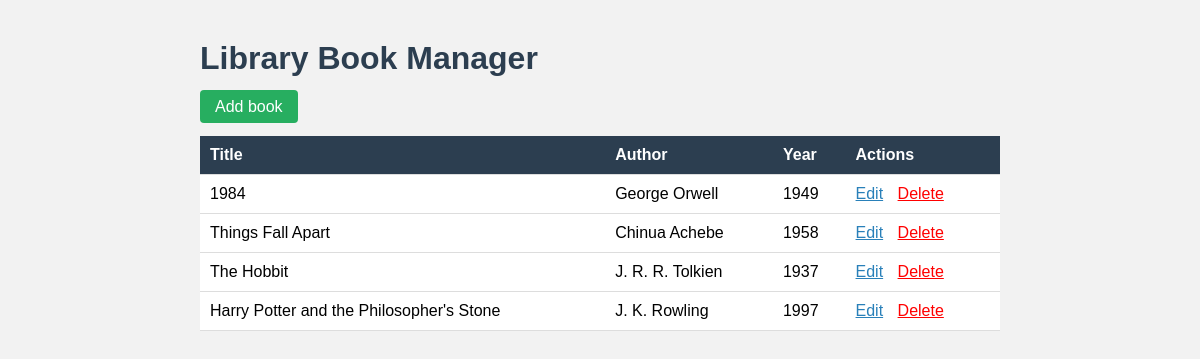
The page / on the database its author committed.
### tables this page shows
CREATE TABLE books (
    id     INTEGER PRIMARY KEY AUTOINCREMENT,
    title  TEXT NOT NULL,
    author TEXT NOT NULL,
    year   INTEGER
);

### main.py (the view)
@app.route("/")
def index():
    con = get_db()
    books = con.execute("SELECT * FROM books").fetchall()
    con.close()
    return render_template("index.html", books=books)

### main.py (called while the page is built)
def get_db():
    con = sqlite3.connect("library.db")
    con.row_factory = sqlite3.Row
    return con

### templates/index.html (shortened to what this page needs)
<!DOCTYPE html>
<html>
<head>
    <link rel="stylesheet" href="/static/style.css">
</head>
<body>
    <h1>Library Book Manager</h1>
    <a href="/add" class="button">Add book</a>
    <table>
        <tr>
            <th>Title</th>
            <th>Author</th>
            <th>Year</th>
            <th>Actions</th>
        </tr>
        {% for book in books %}
        <tr>
            <td>{{ book.title }}</td>
            <td>{{ book.author }}</td>
            <td>{{ book.year }}</td>
            <td>
                <a href="/edit/{{ book.id }}">Edit</a>
                <a href="/delete/{{ book.id }}" class="delete">Delete</a>
            </td>
        </tr>
        {% endfor %}
    </table>
</body>
</html>

### static/style.css (style rules this page uses)
body { font-family: Arial, sans-serif; background-color: #f2f2f2; max-width: 800px; margin: 40px auto; padding: 0 20px; }
h1 { color: #2c3e50; }
table { width: 100%; border-collapse: collapse; background-color: white; margin-top: 20px; }
th, td { padding: 10px; border-bottom: 1px solid #ddd; text-align: left; }
th { background-color: #2c3e50; color: white; }
a { color: #2980b9; margin-right: 10px; }
.delete { color: red; }
.button { background-color: #27ae60; color: white; padding: 8px 15px; text-decoration: none; border-radius: 4px; }

### rows shown on the page
books: title "1984", author "George Orwell", year "1949"
books: title "Things Fall Apart", author "Chinua Achebe", year "1958"
books: title "The Hobbit", author "J. R. R. Tolkien", year "1937"
books: title "Harry Potter and the Philosopher's Stone", author "J. K. Rowling", year "1997"
